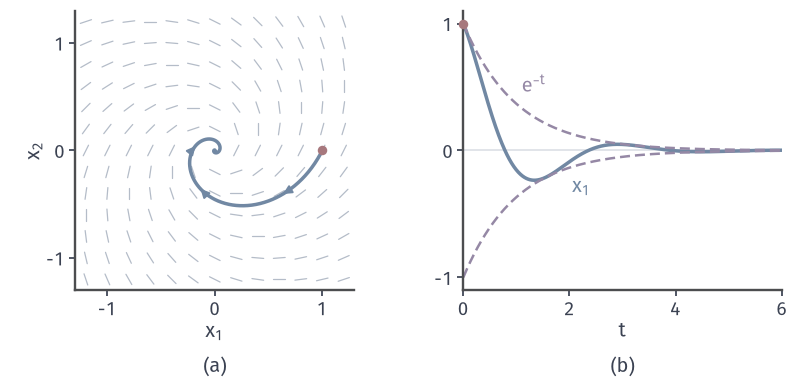

Recreate this plot in Python.
from pathlib import Path
import sys
ROOT = next(p for p in Path(__file__).resolve().parents if (p/'build.sh').is_file() and (p/'tex/book.tex').is_file())
sys.path.insert(0, str(ROOT/'figures/06-differential-equations/01-ordinary-differential-equations/matplotlib/lde-common'))
from lde_common import *
HERE = Path(__file__).resolve().parent
# 目标：A=[[-1,2],[-2,-1]] 特征值 -1±2i，相平面螺线与分量的包络。
A = np.array([[-1., 2], [-2, -1]])
fig, axes = figure(width_mm=112, height_mm=54, ncols=2)
panel(fig, .07, .985, .97, .24, .28)
a, b = axes
lim = (-1.3, 1.3)
a.set_xlim(*lim); a.set_ylim(*lim); a.set_aspect('equal')
phase_field(a, A, lim, lim, nx=13, ny=13)
t = np.linspace(0, 6, 1500)
x = np.exp(-t)*np.cos(2*t); y = -np.exp(-t)*np.sin(2*t)
a.plot(x, y, color=BLUE, lw=MAIN, zorder=3); a.plot([1], [0], 'o', ms=3.8, color=RED, mew=0, zorder=5)
for i in (70, 240, 420):
    arrow_on(a, x, y, i)
a.set_xticks([-1, 0, 1]); a.set_yticks([-1, 0, 1]); label(a, '$x_1$', '$x_2$')
b.plot(t, x, color=BLUE, lw=MAIN); b.plot(t, np.exp(-t), color=PURPLE, lw=1.0, ls=(0, (4, 2))); b.plot(t, -np.exp(-t), color=PURPLE, lw=1.0, ls=(0, (4, 2)))
b.plot([0], [1], 'o', ms=3.8, color=RED, mew=0, clip_on=False, zorder=5)
b.axhline(0, color=GRID, lw=.6, zorder=0)
b.text(1.1, .46, '$\\mathrm{e}^{-t}$', color=PURPLE); b.text(2.05, -.33, '$x_1$', color=BLUE)
b.set_xlim(0, 6); b.set_ylim(-1.1, 1.1); b.set_xticks([0, 2, 4, 6]); b.set_yticks([-1, 0, 1]); label(b, '$t$', '')
tags(fig, axes)
save(fig, HERE, 'figure', {'A': A.tolist(), 'formula': 'x1=e^-t cos 2t, x2=-e^-t sin 2t', 'x0': [1, 0]})
